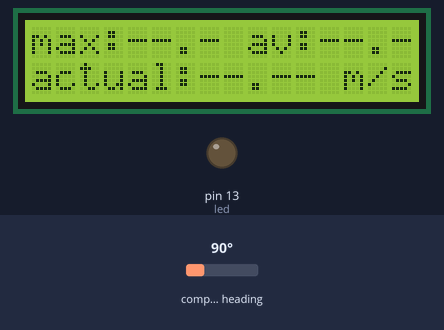
Bench run of a sketch on a simulated Arduino Uno, built with avr-gcc and run on an emulated ATmega328P. Parts: 16×2 character LCD, output pins drawn as LEDs (lit = HIGH). Wiring (inferred from the names in the program): HMC5883L compass at I2C address 0x1E. The test bench sets the inputs (shaded band); at power-on: compass heading 90°.

Above: at 1.2 s.
1.3 s: compass heading set to 7°
At 2.6 s:
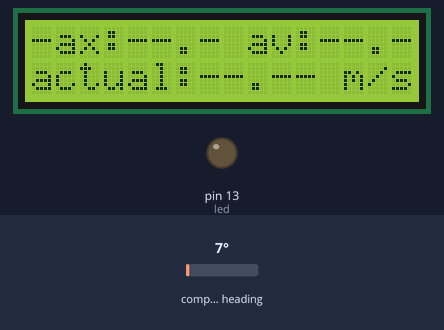
At 3.9 s:
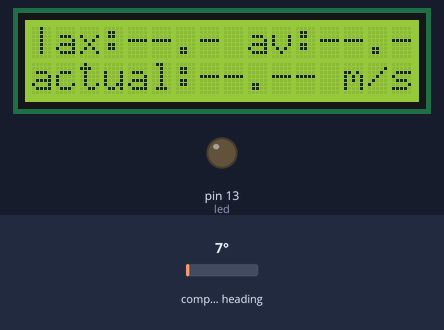
Timing chart, 0 to 5.4 s (numbered marks = the images above; inputs shaded):
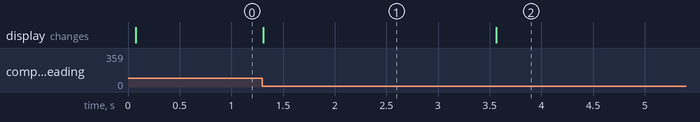

The sketch:

VaavudPulseOutDisplay.ino
```cpp
// (licence header left out)
#include <Wire.h> //I2C Arduino Library

#define address 0x1E //0011110b, I2C 7bit address of HMC5883
#define HMC5883_WriteAddress 0x1E //  i.e 0x3C >> 1
#define HMC5883_ConfigurationRegisterA 0x00
#define HMC5883_FastDataOutPutCommand 0x18
#define HMC5883_ModeRegisterAddress 0x02
#define HMC5883_ContinuousModeCommand 0x00
#define HMC5883_DataOutputXMSBAddress  0x03


// include the library code:
#include <LiquidCrystal.h>

// initialize the library with the numbers of the interface pins
LiquidCrystal lcd(12, 11, 5, 4, 3, 2);


int x,y,z; //triple axis data
int tick;
long ticks;
long timediff;

#define BUFSIZE 300
#define DIFF 200
int x_buffer[BUFSIZE];
long x_sum;
int x_avg;
int movAvgCounter = 0;
boolean x_Up = false;


unsigned long freqTime;
unsigned long freqTimeLast;
unsigned long startTime;

char maxStr[5];
char avgStr[5];
char actualStr[6];

char xStr[6];
char yStr[6];
char zStr[6];
char tickStr[6];
char ticksStr[6];
char timeStr[6];

float freq;

float maxi = 0.0;
float avg = 0.0;
float actual = 0.0;

int led = 13;

boolean usb = true;

void setup(){

  // check if 5 volt USB or 12 volt external power suply is connected
  int sensorValue = analogRead(A0);
  // Convert the analog reading (which goes from 0 - 1023) to a voltage (0 - 5V):
  float voltage = sensorValue * (5.0 / 1023.0);

  if (voltage < 1.2 ) {
    usb = true;
  }
  else {
    usb = false;
  }
  pinMode(led, OUTPUT);

  //Initialize Serial and I2C communications
  if (usb) {
    digitalWrite(led, HIGH);
    Serial.begin(115200);
  }
  else {
    digitalWrite(led, LOW);
  }


  Wire.begin();
  // Register 0x00: CONFIG_A
  // 75 Hz ODR (0x18)
  Wire.beginTransmission(HMC5883_WriteAddress);
  Wire.write(HMC5883_ConfigurationRegisterA);
  Wire.write(HMC5883_FastDataOutPutCommand);
  Wire.endTransmission();
  delay(5);

  // Register 0x02: MODE
  //Put the HMC5883 IC into the correct operating mode
  Wire.beginTransmission(HMC5883_WriteAddress); //open communication with HMC5883
  Wire.write(HMC5883_ModeRegisterAddress); //select mode register
  Wire.write(HMC5883_ContinuousModeCommand); //continuous measurement mode
  Wire.endTransmission();

  reset();

  // set up the LCD's number of columns and rows:
  lcd.begin(16, 2);
  lcd.setCursor(0,0);
  lcd.print("max:--.- av:--.-");
  lcd.setCursor(0,1);
  lcd.print("actual:--.-- m/s");
}


void loop(){
    //Tell the HMC5883 where to begin reading data
  Wire.beginTransmission(HMC5883_WriteAddress);
  Wire.write(0x03); //select register 3, X MSB register
  Wire.endTransmission();

  Wire.requestFrom(HMC5883_WriteAddress, 6);

 //Read data from each axis, 2 registers per axis
  if(6<=Wire.available()){
    x = Wire.read()<<8; //X msb
    x |= Wire.read(); //X lsb
    z = Wire.read()<<8; //Z msb
    z |= Wire.read(); //Z lsb
    y = Wire.read()<<8; //Y msb
    y |= Wire.read(); //Y lsb


  }

  if ( x-x_avg  >= DIFF ) {

    if ( !x_Up) {
      tick++;
      ticks++;
      lcd.setCursor(0,0);
      lcd.print("-");
    }
    x_Up = true;
  }

  if (x-x_avg < DIFF ) {

    if ( x_Up) {
      tick++;
      ticks++;
      lcd.setCursor(0,0);
      lcd.print("|");
    }
    x_Up = false;
  }

  freqTime = micros();
  timediff = freqTime - freqTimeLast;

  if (timediff > 5000000) { // needs to do 2 rotations pr 5 seconds or it will reset
    reset();
  }

  if (tick >= 16) { // (8 ticks)
    freq = 8000000 / (float) timediff; // 2 rotations times 1000000 (micro s to s)
    updateInfo(freq);

    freqTimeLast = freqTime;
    tick-=16;
  }

  updateAverage(x);

  if (usb) {
    //Print out values of each axis

    sprintf(xStr, "%5i", x);
    sprintf(yStr, "%5i", x_avg);
    sprintf(zStr, "%5i", z);
    sprintf(tickStr, "%3i", tick);
    sprintf(ticksStr, "%5i", ticks);
    sprintf(timeStr, "%5i", ((micros() - startTime)/1000));

    Serial.print("x: ");
    Serial.print(xStr);
    Serial.print("  y: ");
    Serial.print(yStr);
    Serial.print("  z: ");
    Serial.print(zStr);
    Serial.print(" tick: ");
    Serial.print(tickStr);
    Serial.print(" ticks: ");
    Serial.print(ticksStr);
    Serial.print(" time: ");
    Serial.println(timeStr);

  }
  delay(14);
}


void reset() {
  startTime = micros();
  freqTimeLast = micros();

  tick = 0;
  ticks = 0;
  maxi = 0;

    // set up the LCD's number of columns and rows:
  lcd.setCursor(7,1);
  lcd.print("--.--");
}

void updateAverage(int xval){

  x_sum -= x_buffer[movAvgCounter]; // first remove previous value from sum
  x_buffer[movAvgCounter] = xval; // update buffer value
  x_sum += x_buffer[movAvgCounter]; // add new buffer value
  x_avg = x_sum / BUFSIZE;

  if (movAvgCounter == BUFSIZE -1) {
    movAvgCounter = 0;
  } else {
    movAvgCounter++;
  }

}

void updateInfo(float freq) {
  if (freq > maxi) {
    maxi = freq;
  }
  actual = freq;

  // 4 ticks pr revolution
  avg = ticks / (float) (4 * (micros() - startTime)) * 1000000;

  // display
  // max:00.0 av:00.0
  // actual: 00.0 m/s

  dtostrf(frequencyToWindspeed(maxi), 4, 1, maxStr);
  dtostrf(frequencyToWindspeed(avg), 4, 1, avgStr);
  dtostrf(frequencyToWindspeed(actual), 5, 2, actualStr);

  // print to LCD
  lcd.setCursor(4, 0);
  lcd.print(maxStr);

  lcd.setCursor(12, 0);
  lcd.print(avgStr);

  lcd.setCursor(7, 1);
  lcd.print(actualStr);
}

float frequencyToWindspeed(float freq) {
  return freq;
  //return 0.238 + 0.8910363 * freq; // 90 deg
}
```

Measured:
- after the input at 1.3 s, the display: changes at once (image 1)
- what the display in image 1 shows lasts 2.3 s, from 1.3 s to 3.6 s
